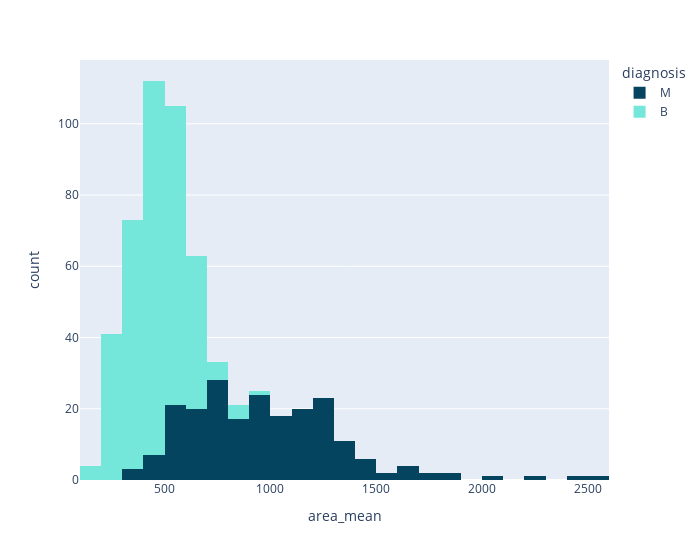

The cell this chart's notebook holds for it:
### Code cell
px.histogram(data_frame = df, x = 'area_mean', color = 'diagnosis', color_discrete_sequence = ['#05445E', '#75E6DA'], width = 700)

### Figure 1 — Plotly figure (JSON) as saved in the notebook; plotly's stock layout.template omitted (floating-point values rounded to 4 significant figures; data arrays with more than 128 entries replaced by an {"elided": "..."} marker saying what was removed)
{"data": [{"alignmentgroup": "True", "bingroup": "x", "hovertemplate": "diagnosis=M<br>area_mean=%{x}<br>count=%{y}<extra></extra>", "legendgroup": "M", "marker": {"color": "#05445E", "pattern": {"shape": ""}}, "name": "M", "offsetgroup": "M", "orientation": "v", "showlegend": true, "type": "histogram", "x": {"elided": "212 float values"}, "xaxis": "x", "yaxis": "y"}, {"alignmentgroup": "True", "bingroup": "x", "hovertemplate": "diagnosis=B<br>area_mean=%{x}<br>count=%{y}<extra></extra>", "legendgroup": "B", "marker": {"color": "#75E6DA", "pattern": {"shape": ""}}, "name": "B", "offsetgroup": "B", "orientation": "v", "showlegend": true, "type": "histogram", "x": {"elided": "357 float values"}, "xaxis": "x", "yaxis": "y"}], "layout": {"barmode": "relative", "legend": {"title": {"text": "diagnosis"}, "tracegroupgap": 0}, "margin": {"t": 60}, "width": 700, "xaxis": {"anchor": "y", "domain": [0, 1], "title": {"text": "area_mean"}}, "yaxis": {"anchor": "x", "domain": [0, 1], "title": {"text": "count"}}}}
